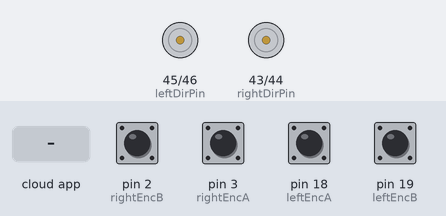
Simulated run of this sketch. Board: Arduino Mega 2560, built with avr-gcc and run on an emulated ATmega2560. Shown: direction and speed pins drawn as motors (green arrow = direction pin HIGH = forward, orange = LOW = backward, longer = more drive). The inputs (shaded band) are chosen by the test bench; at power-on: pin 2 (rightEncB), pin 3 (rightEncA), pin 18 (leftEncA), pin 19 (leftEncB) HIGH. The ROS host is connected and sends only what is stated.

Above: at 1.2 s.
1.3 s: the phone or cloud app sets linear.x to -100
At 1.8 s:
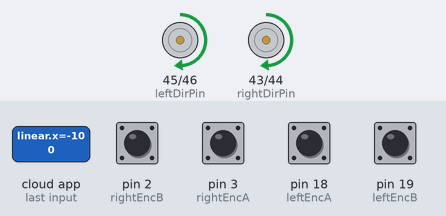
4.3 s: the phone or cloud app sets angular.z to -100
At 5.3 s:
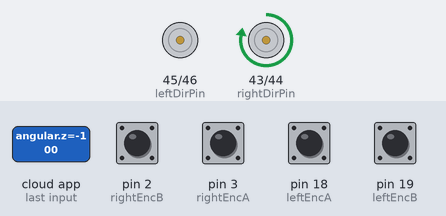
7.3 s: the phone or cloud app sets linear.x to 0
At 8.7 s:
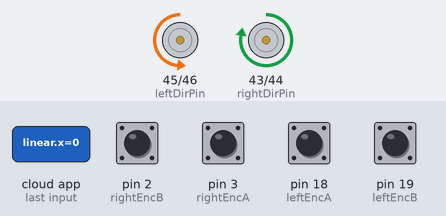
10.3 s: the phone or cloud app sets angular.z to 100
At 11.0 s:
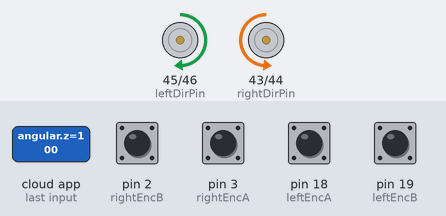
13.3 s: the phone or cloud app sets linear.x to 100
At 14.5 s:
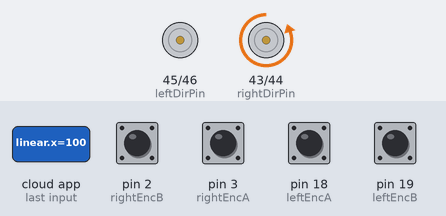
16.3 s: the phone or cloud app sets angular.z to 0
At 16.8 s:
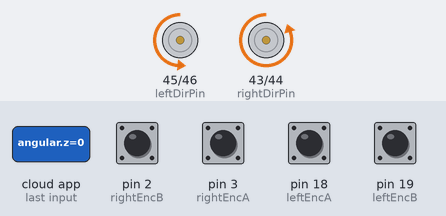
Timing chart, 0 to 19.8 s (numbered marks = the images above; inputs shaded):
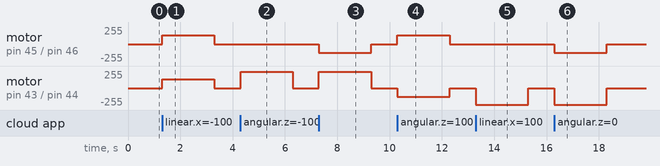

The sketch:

robotControlWithROSCmdVel.ino
```cpp
#include <ros.h>
#include <ros/time.h>
#include <std_msgs/String.h>
#include <geometry_msgs/Vector3Stamped.h>
#include <geometry_msgs/Twist.h>

/*-------------Motor pin  variables-----------*/

#define leftPWMPin    46                   //PWM signal pin to Motordriver
#define leftDirPin    45                   //Direction pin if LOW CW if Hight Rotates CCW
#define leftEncA      18                   //Blue wire Sensor A
#define leftEncB      19                   //Purple Wire Sensor B

#define rightPWMPin   44                   //PWM signal pin to Motordriver
#define rightDirPin   43                   //Direction pin if LOW CW if Hight Rotates CCW
#define rightEncA      3                   //Blue wire Sensor A
#define rightEncB      2                   //Purple Wire Sensor B


/*-------------Time variables-----------*/

#define LoopTime  100                          //Looptime in millisecond
const byte noCommLoopMax = 20;                    //number of main loops the robot will execute without communication before stopping
unsigned int noCommLoops = 0;                     //main loop without communication counter
unsigned long currentMillis = 0.0;
unsigned long prevMillis = 0.0;

/*-------------Robot-specific constants-----------*/
const double wheelDiameter = 0.195;               //Wheel radius, in m
const double wheelbase = 0.450;                   //Wheelbase, in m
const double encoderRes = 980.0;                  //Encoder ticks or counts per rotation
const double max_speed = 1.49;                    //Max speed in m/s {(2*PI*r*RPM)/60}


float linearVel = 0.0, angularVel = 0.0;    // Desired Linear and angular Velocities of robot in m/s

class motor
{
private:
  uint8_t _pwmPin,_dirPin, _encA,_encB;
public:
  motor(uint8_t pwmPin , uint8_t dirPin, uint8_t encA , uint8_t encB );
  float speedActual = 0.0 ,speedCmd = 0.0;
  int pwmValue = 0;
  volatile long encoderPos = 0;
  void intialize();
  void setSpeed(int Value);
  void calActualSpeed();
};
motor::motor(uint8_t pwmPin , uint8_t dirPin , uint8_t encA , uint8_t encB)
{
  _pwmPin = pwmPin;
  _dirPin = dirPin;
  _encA = encA;
  _encB = encB;
}

void motor::intialize(){
  //Intialising Pins
  pinMode(_pwmPin, OUTPUT);
  pinMode(_dirPin,OUTPUT);
  pinMode(_encA,INPUT_PULLUP);
  pinMode(_encB,INPUT_PULLUP);

  //Setting all output pins to low
  digitalWrite(_pwmPin,LOW);
  digitalWrite(_dirPin,LOW);
}

void motor::setSpeed(int Value){
  // Make sure the pmm values is in limits is within the limit.
  Value = constrain(Value, -245, 254);
  if (Value >= 0) {
    analogWrite(_pwmPin, Value);
    digitalWrite(_dirPin, LOW);
  }
  else {
    analogWrite(_pwmPin, -Value);
    digitalWrite(_dirPin, HIGH);
  }
}

void motor::calActualSpeed(){
  if(abs(encoderPos)<10){
    speedActual=0.0;
  }
  else{
    speedActual = ((encoderPos/encoderRes)*(1000/LoopTime)*PI*wheelDiameter);
  }
  encoderPos = 0;
}
motor motorLeft(leftPWMPin, leftDirPin, leftEncA ,leftEncB);
motor motorRight(rightPWMPin,rightDirPin,rightEncA,rightEncB);

ros::NodeHandle nh;

//Callback function for Subscribed cmd_vel topic from ROS
void cmd_vel_callback( const geometry_msgs::Twist& cmd_vel){
  noCommLoops = 0;
  linearVel = cmd_vel.linear.x;
  angularVel = cmd_vel.angular.z;

}
ros::Subscriber<geometry_msgs::Twist> cmd_vel("cmd_vel", cmd_vel_callback); //create a subscriber to ROS topic for cmd_vel commands (will execute "cmd_vel_callback" function when receiving data)
geometry_msgs::Vector3Stamped speed_msg;                                //create a "speed_msg" ROS message
ros::Publisher speed_pub("speed", &speed_msg);                          //create a publisher to ROS topic "speed" using the "speed_msg" type

void setup() {
  nh.initNode();                              //init ROS node
  nh.getHardware()->setBaud(57600);           //set baud for ROS serial communication
  nh.subscribe(cmd_vel);                      //suscribe to ROS topic for velocity commands
  nh.advertise(speed_pub);                    // publish speed in ROS topic
  motorLeft.intialize();
  motorRight.intialize();
  attachInterrupt(digitalPinToInterrupt(rightEncA), rightEncoderCallback, CHANGE);
  attachInterrupt(digitalPinToInterrupt(rightEncB), rightEncoderCallback, CHANGE);
  attachInterrupt(digitalPinToInterrupt(leftEncA), leftEncoderCallback, CHANGE);
  attachInterrupt(digitalPinToInterrupt(leftEncB), leftEncoderCallback, CHANGE);
}

void loop() {
  nh.spinOnce();
  if((millis()-prevMillis) >= LoopTime)
  {                                                                           // enter timed loop
    prevMillis = millis();
    motorLeft.pwmValue = 133*linearVel - 133*angularVel;
    motorRight.pwmValue = 133*linearVel + 133*angularVel;
    if (noCommLoops >= noCommLoopMax) {
      motorLeft.setSpeed(0);
      motorRight.setSpeed(0);
    }
    else {
      motorLeft.setSpeed(motorLeft.pwmValue);
      motorRight.setSpeed(motorRight.pwmValue);
    }
    motorLeft.calActualSpeed();
    motorRight.calActualSpeed();
    noCommLoops++;
    if (noCommLoops == 65535){
      noCommLoops = noCommLoopMax;
    }
    publishSpeed(LoopTime);   //Publish odometry on ROS topic
  }
}

//Publish function for odometry, uses a vector type message to send the data (message type is not meant for that but that's easier than creating a specific message type)
void publishSpeed(double time) {
  speed_msg.header.stamp = nh.now();              //timestamp for odometry data
  speed_msg.vector.x = motorLeft.speedActual;     //left wheel speed (in m/s)
  speed_msg.vector.y = motorRight.speedActual;    //right wheel speed (in m/s)
  speed_msg.vector.z = time/1000;                 //looptime, should be the same as specified in LOOPTIME (in s)
  speed_pub.publish(&speed_msg);
  nh.spinOnce();
}
void leftEncoderCallback() {
  static int8_t lookup_table[] = {0,-1,1,0,1,0,0,-1,-1,0,0,1,0,1,-1,0};
  static uint8_t leftEncoderVal = 0;

  leftEncoderVal = leftEncoderVal << 2;
  leftEncoderVal = leftEncoderVal | ((PIND & 0b1100) >> 2);

  motorLeft.encoderPos = motorLeft.encoderPos + lookup_table[leftEncoderVal & 0b1111];
}

void rightEncoderCallback() {
  static int8_t lookup_table[] = {0,-1,1,0,1,0,0,-1,-1,0,0,1,0,1,-1,0};
  static uint8_t rightEncoderVal = 0;

  rightEncoderVal = rightEncoderVal << 2;
  rightEncoderVal = rightEncoderVal | ((PINE & B00110000) >> 4);

  motorRight.encoderPos = motorRight.encoderPos + lookup_table[rightEncoderVal & 0b1111];
}
```

Measured:
- after the input at 1.3 s, motor on pin 45 (leftDirPin) / pin 46 (leftPWMPin), motor on pin 43 (rightDirPin) / pin 44 (rightPWMPin): stopped → forward 133/255 at once, → stopped 2.0 s later
- after the input at 4.3 s, motor on pin 43 (rightDirPin) / pin 44 (rightPWMPin): stopped → forward 245/255 at once, → stopped 2.0 s later
- after the input at 7.3 s, motor on pin 45 (leftDirPin) / pin 46 (leftPWMPin): stopped → backward 133/255 at once, → stopped 2.0 s later; motor on pin 43 (rightDirPin) / pin 44 (rightPWMPin): stopped → forward 245/255 at once, → stopped 2.0 s later
- after the input at 10.3 s, motor on pin 45 (leftDirPin) / pin 46 (leftPWMPin): stopped → forward 133/255 at once, → stopped 2.0 s later; motor on pin 43 (rightDirPin) / pin 44 (rightPWMPin): stopped → backward 133/255 at once, → stopped 2.0 s later
- after the input at 13.3 s, motor on pin 43 (rightDirPin) / pin 44 (rightPWMPin): stopped → backward 254/255 at once, → stopped 2.0 s later
- after the input at 16.3 s, motor on pin 45 (leftDirPin) / pin 46 (leftPWMPin): stopped → backward 133/255 at once, → stopped 2.0 s later; motor on pin 43 (rightDirPin) / pin 44 (rightPWMPin): stopped → backward 254/255 at once, → stopped 2.0 s later
